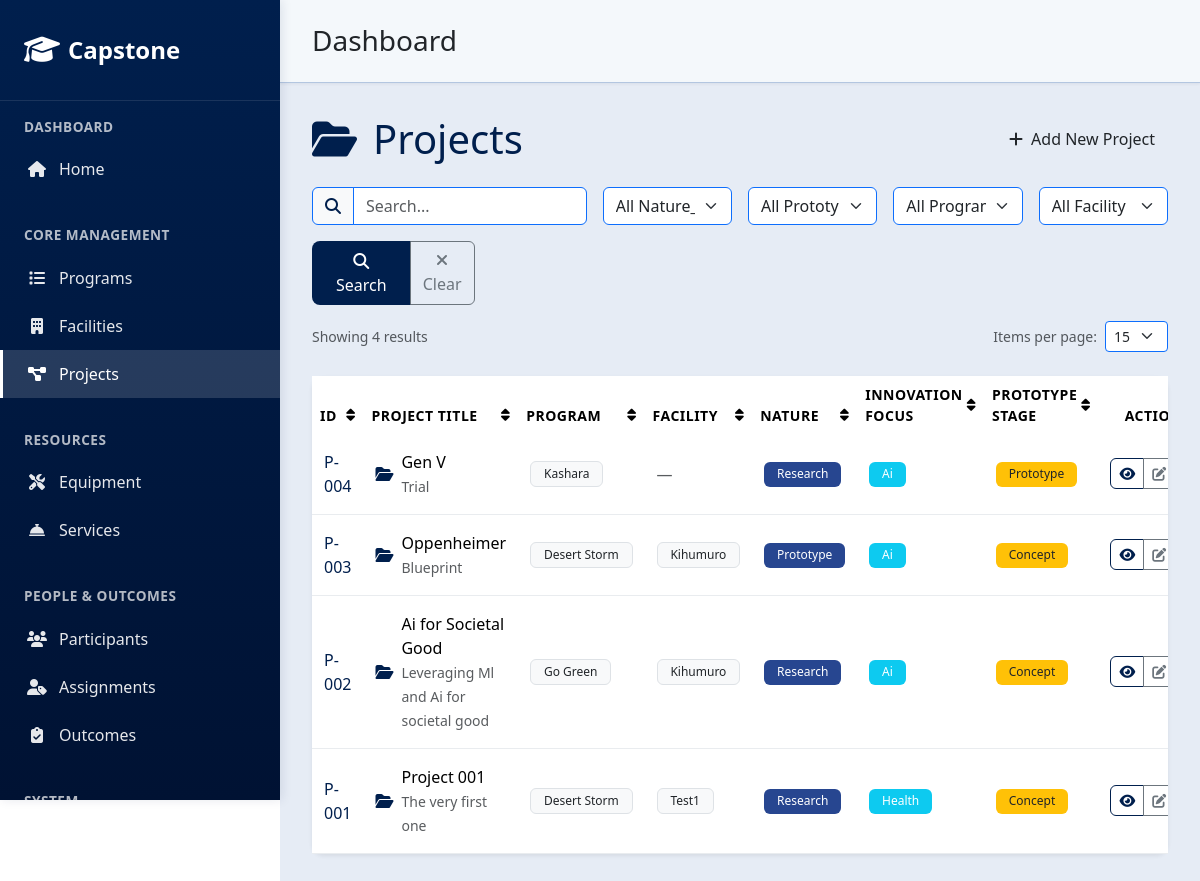
/projects/, run on the app's committed database.
### core/models.py (models this page shows, shortened)
class Project(models.Model):
    project_id = models.CharField(max_length=10, unique=True, blank=True, null=True)
    program = models.ForeignKey('Program', on_delete=models.PROTECT, related_name='projects', null=True, blank=True)
    facility = models.ForeignKey('Facility', on_delete=models.PROTECT, related_name='projects', null=True, blank=True)
    title = models.CharField(max_length=200, default='New Project')
    nature_of_project = models.CharField(max_length=100, choices=(
        ('Research', 'Research'),
        ('Prototype', 'Prototype'),
        ('Applied', 'Applied'),
    ), default='Research')
    description = models.TextField(default='Project description')
    innovation_focus = models.CharField(max_length=255, blank=True, null=True)
    prototype_stage = models.CharField(max_length=100, choices=(
        ('Concept', 'Concept'),
        ('Prototype', 'Prototype'),
        ('MVP', 'MVP'),
        ('Market Launch', 'Market Launch'),
    ), blank=True, null=True)
    testing_requirements = models.TextField(blank=True, null=True)
    commercialization_plan = models.TextField(blank=True, null=True)

class Program(models.Model):
    program_id = models.CharField(max_length=10, unique=True, blank=True, null=True)
    name = models.CharField(max_length=200)
    description = models.TextField()
    national_alignment = models.CharField(max_length=255, choices=NATIONAL_ALIGNMENT_CHOICES, blank=True, null=True)
    focus_areas = models.CharField(max_length=255, choices=FOCUS_AREAS_CHOICES, help_text="Comma-separated list of domains")
    phases = models.CharField(max_length=255, choices=PHASES_CHOICES, help_text="Comma-separated list of phases")
    def __str__(self):
        return self.name

class Facility(models.Model):
    facility_id = models.CharField(max_length=10, unique=True, blank=True, null=True)
    name = models.CharField(max_length=200)
    location = models.CharField(max_length=200)
    description = models.TextField()
    partner_organization = models.CharField(max_length=200, choices=PARTNER_ORGANIZATION_CHOICES, blank=True, null=True)
    facility_type = models.CharField(max_length=100, choices=FACILITY_TYPE_CHOICES)
    capabilities = models.CharField(max_length=255, choices=CAPABILITIES_CHOICES)
    def __str__(self):
        return self.name

### core/interfaces/controllers/project_views.py (the view)
# urls.py: path('projects/', project_views.ProjectListView.as_view(), name='project_list'),
class ProjectListView(SearchFilterMixin, ListView):
    model = Project
    template_name = "core/project_list.html"
    context_object_name = "projects"
    search_fields = ['title', 'description', 'program__name', 'facility__name']
    filter_fields = {
        'nature_of_project': [],  # Will be populated from model choices
        'innovation_focus': [],
        'prototype_stage': [],
        'program': [],  # Will be populated from related Program objects
        'facility': [],  # Will be populated from related Facility objects
    }
    sortable_fields = ['title', 'nature_of_project', 'innovation_focus', 'prototype_stage', 'program__name', 'facility__name']
    items_per_page = 15
    def __init__(self, **kwargs):
        super().__init__(**kwargs)
        self.filter_fields['nature_of_project'] = get_model_field_choices(Project, 'nature_of_project')
        self.filter_fields['innovation_focus'] = get_model_field_choices(Project, 'innovation_focus')
        self.filter_fields['prototype_stage'] = get_model_field_choices(Project, 'prototype_stage')
        self.filter_fields['program'] = get_related_model_choices(Project, 'program')
        self.filter_fields['facility'] = get_related_model_choices(Project, 'facility')
    def get_queryset(self):
        queryset = Project.objects.select_related('program', 'facility').all()
        search_query = self.get_search_query()
        queryset = self.apply_search(queryset, search_query)
        filter_params = self.get_filter_params()
        queryset = self.apply_filters(queryset, filter_params)
        sort_param = self.get_sort_param()
        if sort_param:
            queryset = self.apply_sorting(queryset, sort_param)
        else:
            queryset = queryset.order_by('-id')  # Default order by newest first
        return queryset
    def get_context_data(self, **kwargs):
        context = super().get_context_data(**kwargs)
        queryset = self.get_queryset()
        paginated_projects = self.get_paginated_queryset(queryset)
        context['projects'] = paginated_projects
        context['object_list'] = paginated_projects
        context['total_count'] = queryset.count()
        return context

### core/templatetags/core_tags.py (called while the page is built)
@register.filter
def lookup(dictionary, key):
    if dictionary and hasattr(dictionary, 'get'):
        return dictionary.get(key, '')
    return ''

@register.filter
def format_choice_field(value):
    if not value:
        return value
    return str(value).replace('_', ' ').title()

@register.simple_tag
def url_replace(request, field, value):
    query_dict = request.GET.copy()
    query_dict[field] = value
    return query_dict.urlencode()

@register.inclusion_tag('core/includes/table_header.html', takes_context=True)
def table_header(context, field_name, display_name, current_sort=None):
    if current_sort == field_name:
        sort_direction = 'asc'
        next_sort = f'-{field_name}'
        icon = 'fas fa-sort-up'
    elif current_sort == f'-{field_name}':
        sort_direction = 'desc'
        next_sort = field_name
        icon = 'fas fa-sort-down'
    else:
        sort_direction = None
        next_sort = field_name
        icon = 'fas fa-sort'
    return {
        'field_name': field_name,
        'display_name': display_name,
        'next_sort': next_sort,
        'sort_direction': sort_direction,
        'icon': icon,
        'request': context.get('request'),  # Pass request from parent context
    }

### core/utils.py (called while the page is built, shortened)
def get_model_field_choices(model, field_name):
    field = model._meta.get_field(field_name)
    if hasattr(field, 'choices') and field.choices:
        return field.choices
    return []

def get_related_model_choices(model, field_name):
    field = model._meta.get_field(field_name)
    if hasattr(field, 'related_model'):
        related_model = field.related_model
        return [(obj.pk, str(obj)) for obj in related_model.objects.all()]
    return []

    def get_search_query(self):
        return self.request.GET.get('search', '').strip()

    def get_filter_params(self):
        filters = {}
        for field_name in self.filter_fields.keys():
            value = self.request.GET.get(field_name, '').strip()
            if value:
                filters[field_name] = value
        return filters

    def get_sort_param(self):
        sort_param = self.request.GET.get('sort', '').strip()
        if sort_param:
            field_name = sort_param.lstrip('-')
            if field_name in self.sortable_fields:
                return sort_param
        return None

    def apply_search(self, queryset, search_query):
        if not search_query or not self.search_fields:
            return queryset

### core/templates/core/project_list.html (shortened to what this page needs)
{% extends "core/base.html" %}
{% load core_tags %}
{% block content %}
  <div class="d-flex justify-content-between align-items-center mb-4">
    <h1 class="mb-0" style="color: var(--primary-blue);"><i class="fas fa-folder-open me-3"></i>Projects</h1>
    <a href="{% url 'project_create' %}" class="btn btn-blue">
      <i class="fas fa-plus me-2"></i>Add New Project
    </a>
  </div>
  {% include 'core/includes/search_filter.html' %}
  {% if projects %}
    <div class="card border-0 shadow-sm">
      <div class="card-body p-0">
        <div class="table-responsive">
          <table class="table table-hover mb-0">
            <thead style="background: linear-gradient(135deg, var(--primary-blue), var(--light-blue)); color: white;">
              <tr>
                {% table_header 'project_id' 'ID' current_sort %}
                {% table_header 'title' 'Project Title' current_sort %}
                {% table_header 'program__name' 'Program' current_sort %}
                {% table_header 'facility__name' 'Facility' current_sort %}
                {% table_header 'nature_of_project' 'Nature' current_sort %}
                {% table_header 'innovation_focus' 'Innovation Focus' current_sort %}
                {% table_header 'prototype_stage' 'Prototype Stage' current_sort %}
                <th scope="col" class="text-center">Actions</th>
              </tr>
            </thead>
            <tbody>
              {% for project in projects %}
                <tr class="hover-row">
                  <td class="fw-medium" style="color: var(--primary-blue);">
                    {{ project.project_id|default:"—" }}
                  </td>
                  <td>
                    <div class="d-flex align-items-center">
                      <i class="fas fa-folder-open me-2" style="color: var(--primary-blue);"></i>
                      <div>
                        <div class="fw-medium">{{ project.title|truncatechars:40 }}</div>
                        {% if project.description %}
                          <small class="text-muted">{{ project.description|truncatechars:60 }}</small>
                        {% endif %}
                      </div>
                    </div>
                  </td>
                  <td>
                    {% if project.program %}
                      <span class="badge bg-light text-dark border">{{ project.program.name }}</span>
                    {% else %}
                      <span class="text-muted">—</span>
                    {% endif %}
                  </td>
                  <td>
                    {% if project.facility %}
                      <span class="badge bg-light text-dark border">{{ project.facility.name }}</span>
                    {% else %}
                      <span class="text-muted">—</span>
                    {% endif %}
                  </td>
                  <td>
                    {% if project.nature_of_project %}
                      <span class="badge" style="background-color: var(--light-blue); color: white;">
                        {{ project.nature_of_project|format_choice_field }}
                      </span>
                    {% else %}
                      <span class="text-muted">—</span>
                    {% endif %}
                  </td>
                  <td>
                    {% if project.innovation_focus %}
                      <span class="badge bg-info text-white">{{ project.innovation_focus|format_choice_field }}</span>
                    {% else %}
                      <span class="text-muted">—</span>
                    {% endif %}
                  </td>
                  <td>
                    {% if project.prototype_stage %}
                      <span class="badge bg-warning text-dark">{{ project.prototype_stage|format_choice_field }}</span>
                    {% else %}
                      <span class="text-muted">—</span>
                    {% endif %}
                  </td>
                  <td class="text-center">
                    <div class="btn-group btn-group-sm" role="group">
                      <a href="{% url 'project_detail' project.pk %}"
                         class="btn btn-outline-primary btn-sm"
                         title="View Details">
                        <i class="fas fa-eye"></i>
                      </a>
                      <a href="{% url 'project_update' project.pk %}"
                         class="btn btn-outline-secondary btn-sm"
                         title="Edit">
                        <i class="fas fa-edit"></i>
                      </a>
                    </div>
                  </td>
                </tr>
              {% endfor %}
            </tbody>
          </table>
        </div>
      </div>
    </div>
  {% endif %}
{% endblock %}

### core/templates/core/base.html (style rules this page uses)
:root { --primary-blue: #001f4d; --light-blue: #274690; --dark-blue: #001233; --blue-hover: #003366; }
.card { border: none; border-radius: 12px; box-shadow: 0 4px 6px rgba(0, 0, 0, 0.05); transition: all 0.3s ease; background: white; }
.btn-outline-primary { color: var(--primary-blue); border-color: var(--primary-blue); border-radius: 6px; background: #fff; }
.badge { border-radius: 6px; padding: 0.4rem 0.8rem; background: var(--primary-blue); color: #fff; }

### core/templates/core/project_list.html (style rules this page uses)
.table th { border: none; font-weight: 600; text-transform: uppercase; font-size: 0.875rem; letter-spacing: 0.5px; }
.table td { border-color: #e9ecef; vertical-align: middle; padding: 1rem 0.75rem; }
.badge { font-size: 0.75rem; font-weight: 500; }

### data on the page
Project: project_id "P-004", title "Gen V", description "Trial", program.name "Kashara", nature_of_project "Research", innovation_focus "Ai", prototype_stage "Prototype"
Project: project_id "P-003", title "Oppenheimer", description "Blueprint", program.name "Desert Storm", facility.name "Kihumuro", nature_of_project "Prototype", innovation_focus "Ai", prototype_stage "Concept"
Project: project_id "P-002", title "Ai for Societal Good", description "Leveraging Ml and Ai for societal good", program.name "Go Green", facility.name "Kihumuro", nature_of_project "Research", innovation_focus "Ai", prototype_stage "Concept"
Project: project_id "P-001", title "Project 001", description "The very first one", program.name "Desert Storm", facility.name "Test1", nature_of_project "Research", innovation_focus "Health", prototype_stage "Concept"

### other printed values
{{ total_count }} "4"
{{ display_name }} "ID PROJECT TITLE PROGRAM FACILITY NATURE INNOVATION FOCUS PROTOTYPE STAGE"
